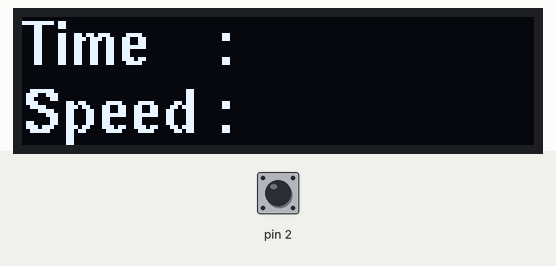
Bench run of a sketch on a simulated Arduino Uno, built with avr-gcc and run on an emulated ATmega328P. Shown: 128×32 one-colour display. The test bench sets the inputs (shaded band); at power-on: pin 2 HIGH. What the sketch prints to the serial monitor is not drawn.

Above: at 1.2 s.
1.3 s: pin 2 pulsed LOW 5 times (0.12 s each, 0.3 s apart)
At 2.29 s:
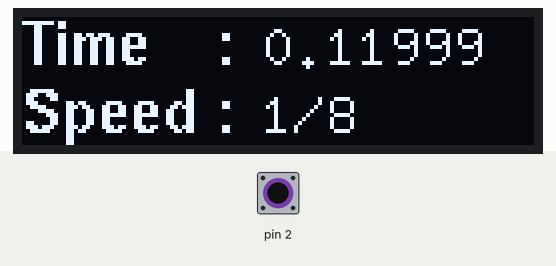
At 2.8 s:
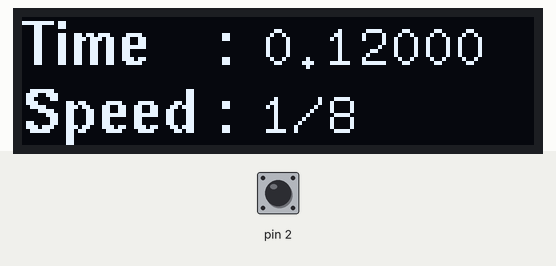
Timing chart, 0 to 4.3 s (numbered marks = the images above; inputs shaded):
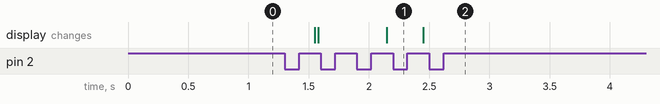

The sketch:

CameraShutterTester_OLED.ino
```cpp
#include <Arduino.h>
#include <U8g2lib.h>
#include <Wire.h>

U8G2_SSD1306_128X32_UNIVISION_F_SW_I2C u8g2(U8G2_R0, /* clock=*/ SCL, /* data=*/ SDA, /* reset=*/ U8X8_PIN_NONE);   // Adafruit Feather ESP8266/32u4 Boards + FeatherWing OLED

long StartTime;
long StopTime;
bool ShutterFired = false;
bool RisingFlag = false;
bool FallingFlag = false;
long TestNumber = 0;

void setup() {
  // Initial OLED Screen
  u8g2.begin();
  u8g2.clearBuffer();                 // clear the internal memory
  u8g2.setFont(u8g2_font_helvB10_tr); // choose a suitable font
  u8g2.drawStr(0,12,"Time    :");     // write something to the internal memory
  u8g2.drawStr(0,29,"Speed :");       // write something to the internal memory
  u8g2.sendBuffer();                  // transfer internal memory to the display

  Serial.begin(9600);
  Serial.println("Shutter Speed Tester STARTED");
  attachInterrupt(digitalPinToInterrupt(2), CLOCK, CHANGE);
}

void loop() {
  // Shutter opens
  if (RisingFlag == true) {
    StartTime = micros();
    RisingFlag = false;
  }
  // Shutter closes
  if (FallingFlag == true) {
    StopTime = micros();
    FallingFlag = false;
    // Shutter has now FIRED
    ShutterFired = true;
  }
  // Shutter fired
  if (ShutterFired == true) {
    TestNumber = TestNumber + 1;
    // Print results to console
    Serial.print("--- Shutter Test No. ");
    Serial.print(TestNumber);
    Serial.println(" ---");
    Serial.print("Start:          ");
    Serial.println(StartTime);
    Serial.print("Stop:           ");
    Serial.println(StopTime);
    long ShutterFiredDurationMicroSecs = (StopTime - StartTime);
    Serial.print("Duration:       ");
    Serial.print(ShutterFiredDurationMicroSecs);
    Serial.println(" μs");
    float ShutterFiredDurationSecs = (float)ShutterFiredDurationMicroSecs / 1000000;
    Serial.print("Duration:       ");
    Serial.print(ShutterFiredDurationSecs, 5);
    Serial.println(" s");
    float ShutterFiredDurationSecsInverse = 1 / ShutterFiredDurationSecs;
    Serial.print("Shutter Speed:  1/");
    Serial.println(ShutterFiredDurationSecsInverse, 0); // gets rid of 2 decimal places
    Serial.println();

    // Print results to OLED - Shutter Time
    char ShutterTimeResult[8];
    dtostrf(ShutterFiredDurationSecs, -8, 5, ShutterTimeResult);
    DISPLAY_SHUTTER_TIME(ShutterTimeResult);

    // Print results to OLED - Shutter Speed
    int ShutterSpeed = round(ShutterFiredDurationSecsInverse);
    char ShutterSpeedResult[8];
    if (ShutterSpeed == 0) {
      strcpy(ShutterSpeedResult, "too slow");
    }
    else {
      sprintf(ShutterSpeedResult, "1/%d", ShutterSpeed);
    }

    strcat(ShutterSpeedResult, "     ");
    DISPLAY_SHUTTER_SPEED(ShutterSpeedResult);

    // Reset 'ShutterFired'
    ShutterFired = false;
  }
}

void CLOCK() {
  if (digitalRead(2) == LOW) {
    RisingFlag = true;
    FallingFlag = false;
  }
  if (digitalRead(2) == HIGH) {
    FallingFlag = true;
    RisingFlag = false;
  }
}

void DISPLAY_SHUTTER_TIME(char* ShutterTime) {
  u8g2.setFont(u8g2_font_8x13_mf);
  u8g2.drawStr(60,12,ShutterTime);
  u8g2.sendBuffer();
}

void DISPLAY_SHUTTER_SPEED(char* ShutterSpeed) {
  u8g2.setFont(u8g2_font_8x13_mf);
  u8g2.drawStr(60,29,ShutterSpeed);
  u8g2.sendBuffer();
}
```

Measured:
- after the input at 1.3 s, the display: first changes after 0.25 s (image 1 shows a later state)
